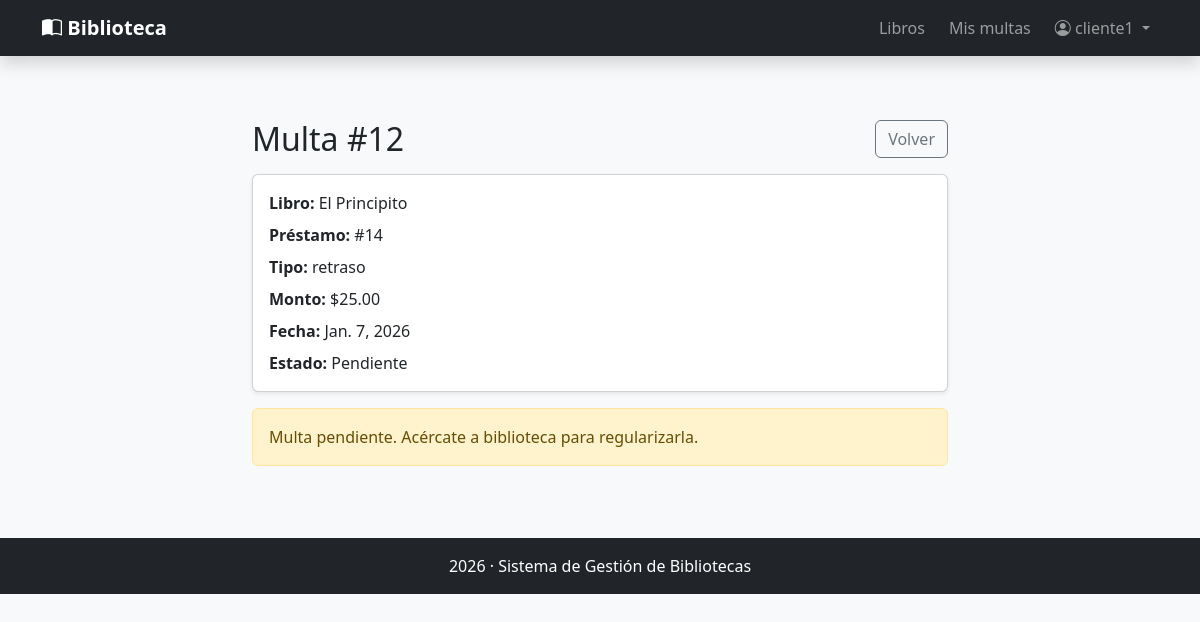
The app's page /mis-multas/12/ (signed in), older data.
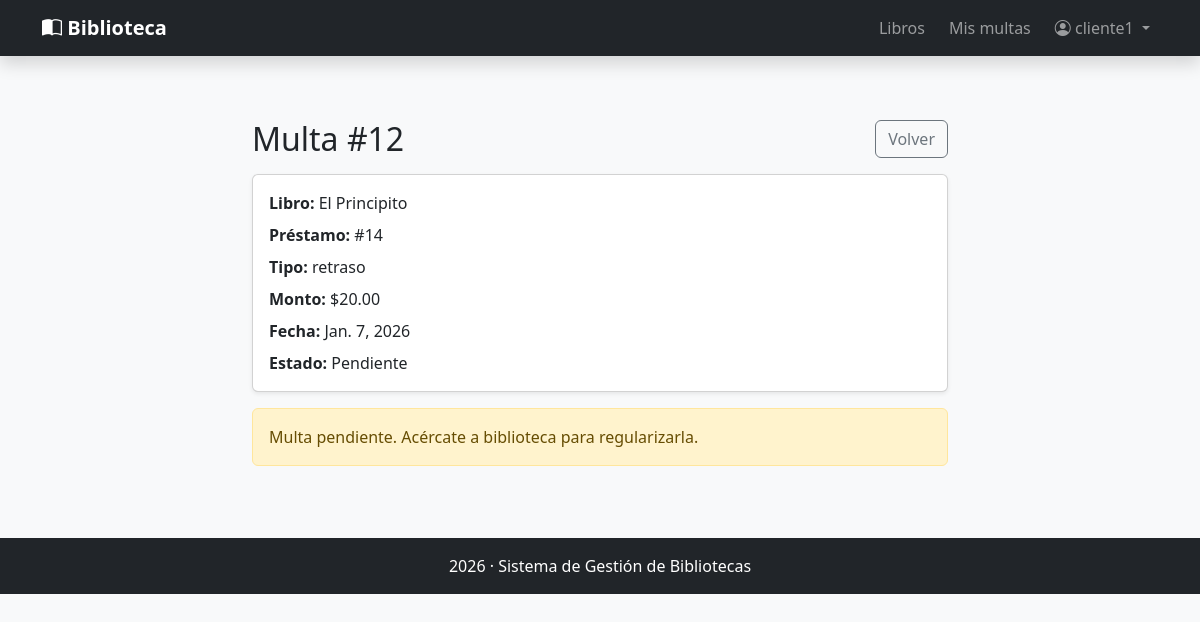
The same page, newer data.
### gestion/models.py (models this page shows, shortened)
class Multa(models.Model):
    prestamo = models.ForeignKey(Prestamo,related_name="Multas", on_delete=models.PROTECT)
    tipo = models.CharField(max_length=10, choices=(('r','retraso'),('p','perdida'),('d','deterioro'))) #Choices se debe de definir como tupla de tuplas
    monto = models.DecimalField(max_digits=8, decimal_places=2, default=0)
    pagada = models.BooleanField(default=False)
    fecha = models.DateField(default=timezone.now)
    fechaPago = models.DateTimeField(blank=True, null=True)
    cerrada = models.BooleanField(default=False)
    class Meta:
        constraints = [
            models.UniqueConstraint(fields=["prestamo", "tipo"], name="uniq_multa_por_prestamo_y_tipo"),
        ]

class Prestamo(models.Model):
    libro = models.ForeignKey(Libro,related_name="Prestamos",on_delete=models.PROTECT)
    usuario = models.ForeignKey(settings.AUTH_USER_MODEL, related_name="Prestamos", on_delete=models.PROTECT)  #Usuarios propios de Django, se importa desde el modelo de settings
    fecha_prestamos = models.DateField(default=timezone.now) #Usa la fecha del equipo actual
    fecha_max = models.DateField()
    fecha_devolucion = models.DateField(blank= True,null=True) #Para que me permita crear con datos en blanco en esta campo
    class Meta:
        permissions = (
            ("Ver_prestamos", "Puede ver prestamos"),
            ("gestionar_prestamos","Puede gestionar prestamos"),
            ("gestionar_libros","Puede gestionar libros"),
        )

class Libro(models.Model):
    titulo = models.CharField(max_length=50)
    autor = models.ForeignKey(Autor,related_name="Libros", on_delete=models.PROTECT)    #Aqui en vez de one2many, las relaciones se hacen con llaves
    isbn = models.CharField(max_length=20, blank=True, null=True,unique=True)
    paginas = models.IntegerField(blank=True, null=True)
    genero = models.CharField(max_length=100, blank=True, null=True)
    descripcion = models.TextField(blank=True, null=True)
    editorial = models.CharField(max_length=100, blank=True, null=True)
    coverId = models.IntegerField(blank=True, null=True)
    stock = models.PositiveIntegerField(default=1)
    disponible = models.BooleanField(default=True)
    activo = models.BooleanField(default=True)

### gestion/views.py (the view)
# urls.py: path("mis-multas/<int:multaId>/", mi_multa_detalle, name="mi_multa_detalle"),
@login_required
@user_passes_test(es_cliente)
def mi_multa_detalle(request, multaId):
    multa = get_object_or_404(
        Multa.objects.select_related("prestamo", "prestamo__libro", "prestamo__usuario"),
        id=multaId,
        prestamo__usuario=request.user
    )
    return render(request, "gestion/templates/mi_multa_detalle.html", {"multa": multa})

### gestion/views.py (called while the page is built)
def es_cliente(user):
    return user.is_authenticated and user.groups.filter(name="CLIENTE").exists()

### gestion/templates/mi_multa_detalle.html (shortened to what this page needs)
{% extends "index.html" %}
{% block contenido %}
<div class="container py-4" style="max-width: 720px;">
  <div class="d-flex justify-content-between align-items-center mb-3">
    <h2 class="m-0">Multa #{{ multa.id }}</h2>
    <a class="btn btn-outline-secondary" href="{% url 'mis_multas' %}">Volver</a>
  </div>
  <div class="card shadow-sm">
    <div class="card-body">
      <div class="mb-2"><b>Libro:</b> {{ multa.prestamo.libro.titulo }}</div>
      <div class="mb-2"><b>Préstamo:</b> #{{ multa.prestamo.id }}</div>
      <div class="mb-2"><b>Tipo:</b> {{ multa.get_tipo_display }}</div>
      <div class="mb-2"><b>Monto:</b> ${{ multa.monto }}</div>
      <div class="mb-2"><b>Fecha:</b> {{ multa.fecha }}</div>
      <div class="mb-0"><b>Estado:</b> {% if multa.pagada %}Pagada{% else %}Pendiente{% endif %}</div>
    </div>
  </div>
  {% if not multa.pagada %}
    <div class="alert alert-warning mt-3 mb-0">
      Multa pendiente. Acércate a biblioteca para regularizarla.
    </div>
  {% endif %}
</div>
{% endblock %}

Row changes from the older to the newer data that the page shows:
changed Multa "retraso": monto "25.00" → "20.00"
